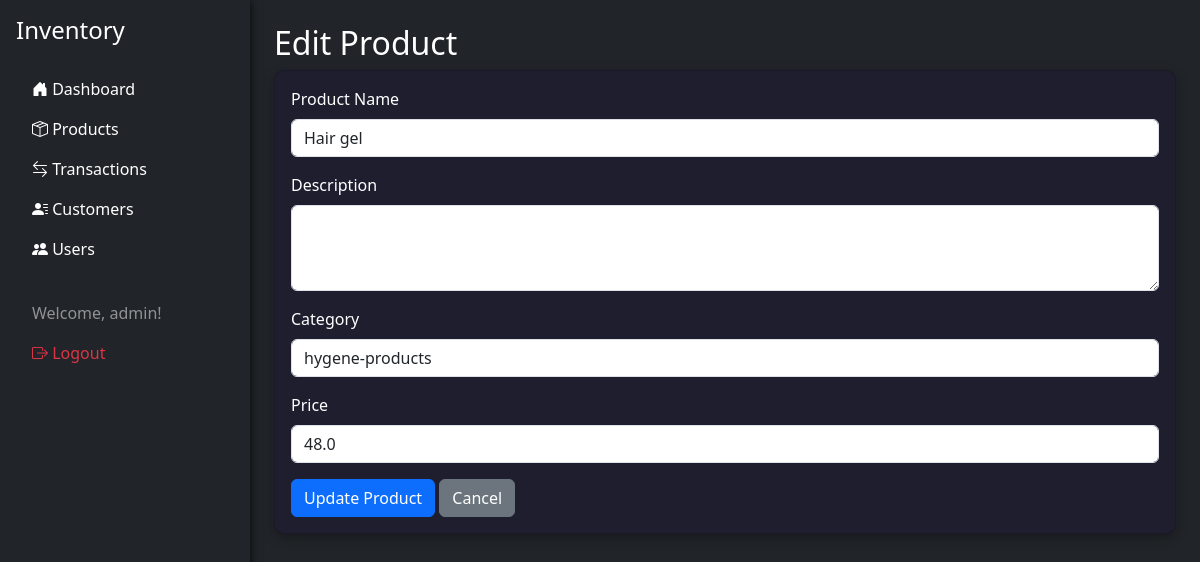
Screenshot of /products/edit/1 (signed in) with the database file from the repository.
### app.py (models this page shows)
class Product(db.Model):
    id = db.Column(db.Integer, primary_key=True)
    name = db.Column(db.String(100), nullable=False)
    description = db.Column(db.Text)
    category = db.Column(db.String(50))
    price = db.Column(db.Float, nullable=False)
    quantity = db.Column(db.Integer, default=0)
    created_at = db.Column(db.DateTime, default=datetime.utcnow)
    updated_at = db.Column(db.DateTime, onupdate=datetime.utcnow)

### app.py (the view, shortened to what this page needs)
@app.route('/products/edit/<int:id>', methods=['GET', 'POST'])
@login_required
def edit_product(id):
    product = Product.query.get_or_404(id)
    return render_template('edit_product.html', product=product)

### app.py (called while the page is built)
def login_required(f):
    @wraps(f)
    def decorated_function(*args, **kwargs):
        if 'user_id' not in session:
            flash('Please log in to access this page', 'danger')
            return redirect(url_for('login'))
        return f(*args, **kwargs)
    return decorated_function

### templates/edit_product.html
{% extends 'base.html' %}
{% block content %}
<h2>Edit Product</h2>
<div class="card">
    <div class="card-body">
        <form method="POST">
            <div class="mb-3">
                <label for="name" class="form-label">Product Name</label>
                <input type="text" class="form-control" id="name" name="name" value="{{ product.name }}" required>
            </div>
            <div class="mb-3">
                <label for="description" class="form-label">Description</label>
                <textarea class="form-control" id="description" name="description" rows="3">{{ product.description }}</textarea>
            </div>
            <div class="mb-3">
                <label for="category" class="form-label">Category</label>
                <input type="text" class="form-control" id="category" name="category" value="{{ product.category }}">
            </div>
            <div class="mb-3">
                <label for="price" class="form-label">Price</label>
                <input type="number" class="form-control" id="price" name="price" step="0.01" value="{{ product.price }}" required>
            </div>
            <button type="submit" class="btn btn-primary">Update Product</button>
            <a href="{{ url_for('products') }}" class="btn btn-secondary">Cancel</a>
        </form>
    </div>
</div>
{% endblock %}

### templates/base.html (style rules this page uses)
body { background-image: url('https://bizom.com/wp-content/uploads/2023/04/Unlocking-the-Benefits-of-Inventory-Management-Software-blog-banner-image.jpg'); background-size: cover; background-position: center; background-repeat: no-repeat; background-attachment: fixed; }
.card { background-color: #1e1e2f !important; color: #fff !important; border-radius: 10px; box-shadow: 0 4px 12px rgba(0, 0, 0, 0.3); }

### rows the page displays
Product: name "Hair gel", category "hygene-products", price "48.0"

### other values shown
{{ session.username }} "admin"
